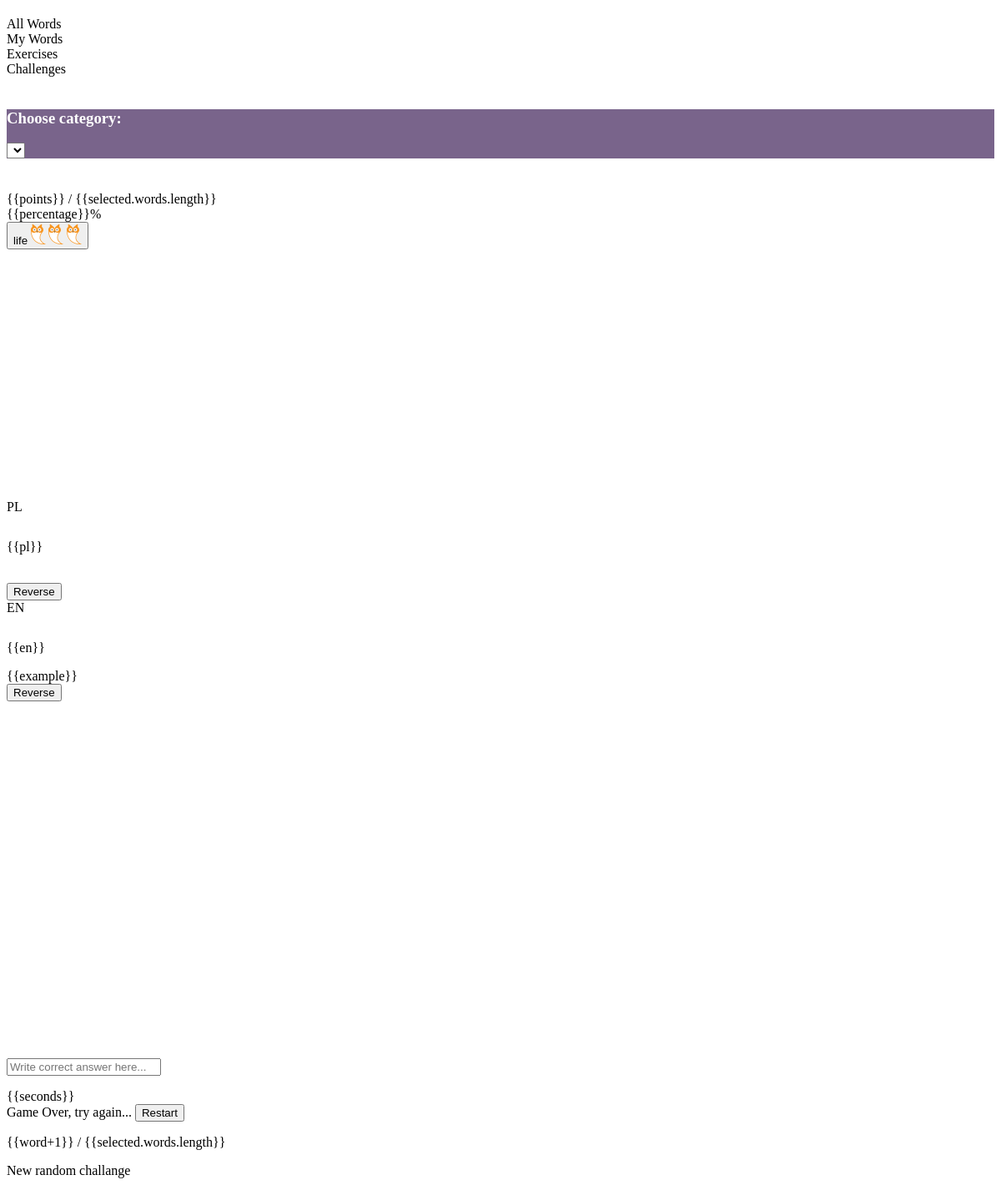
/sow_wyz.php, run on the app's committed database.
### tables this page shows
CREATE TABLE `langs` (
  `id` int(11) NOT NULL,
  `pl` text NOT NULL,
  `en` text NOT NULL
);

### ajax/db.php (called while the page is built, shortened)
<?php session_start();
    try { $db = new PDO('mysql:host=mysql4.mydevil.net;dbname=m1310_sowa;charset=utf8','m1310_sowa','1Milion$'); }
    catch (PDOException $e) { echo "Problem z DB"; die(); }
    function dcangaris ($x1) {
        $x2 = stripslashes(preg_replace("/'/",'&#39;',$x1));
        $x3 = stripslashes(preg_replace('/"/','&#34;',$x2));
        return ''.$x3;
    }
    function langs ($val) {
        if($val) {
            global $db;
            $stmt = $db->prepare("select count(id) from langs where pl = ?");
            $stmt->bindValue(1, $val, PDO::PARAM_STR);
            $stmt->execute();
            $pid =  $stmt->fetchColumn();
            if($pid > 0) {
                if($stmt = $db->prepare("select en,pl from langs where pl = ? limit 1")) {
                    $stmt->bindValue(1, $val, PDO::PARAM_STR);
                    $stmt->execute();
                    $line = $stmt->fetchAll(PDO::FETCH_ASSOC);
                    if($line[0]['en']) { return dcangaris($line[0]['en']); }
                    else { return dcangaris($line[0]['pl']); }
                }
            }
        }
    }
?>

### sow_wyz.php (the view, shortened to what this page needs)
<?php require_once("ajax/db.php"); ?>
<div id="sownik" class="row">
    <div class="navigacja col-xs-12 nopadding">
    <? require_once 'parts/menuWords.php'; ?>
    </div>
    <div style="padding-top: 20px;" class="col-xs-12">
        <div class="alert alert-warning" style="background-color:#79648b;">
            <h3 style="color:#fff!important;"><? echo langs("Wybierz kategorię słówek z ponizszych grup..."); ?></h3>
            <select class="form-control" ng-model="selected" ng-options="dict as (dict.id+'. '+dict.title+' ('+dict.description+')') group by (dict.nazwisko+' '+dict.imie) for dict in dicts track by dict.id"></select>
        </div>
    </div>
    <div style="padding-top:40px;" class="paski col-xs-12 carusel10">
        <div class="glowny col-md-9 col-xs-12 nopadding">
            <div class="kolko col-xs-3">{{points}} / {{selected.words.length}}</div>
            <div class="wynik col-xs-3">{{percentage}}%</div>
        </div>
        <div class="col-md-3 col-xs-12 nopadding">
            <button class="btn">
                life
                <img ng-if="life3" src="img/podstrony/mala_sowa.png" />
                <img ng-if="life2" src="img/podstrony/mala_sowa.png" />
                <img ng-if="life1" src="img/podstrony/mala_sowa.png" />
            </button>
        </div>
    </div>
    <div ng-if="game">
        <div style="height:300px;" ng-click="prevWord()" class="col-xs-1 nopadding"><i class="ico-middle cn-hand btn-link fa fa-3x fa-chevron-left"></i></div>
        <div class="flashcard col-xs-10 nopadding carusel10">
            <div class="flip-container">
                <div class="flipper">
                    <div ng-show="front">
                        <div ng-click="front =! front" class="fiszka">
                            <span>PL</span>
                            <p style="margin-top:30px" class="wordPL">{{pl}}</p>
                            <br>
                            <button><? echo langs("ODWRÓĆ"); ?></button>
                        </div>
                    </div>
                    <div ng-show="!front">
                        <div ng-click="front =! front" class="fiszka">
                            <span>EN</span>
                            <p style="margin-top:30px" class="wordEN">{{en}}</p>
                            <span>{{example}}</span>
                            <br>
                            <button><? echo langs("ODWRÓĆ"); ?></button>
                        </div>
                    </div>
                </div>
            </div>
        </div>
        <div style="height:300px;" ng-click="nextWord()" class="col-xs-1 nopadding"><i class="ico-middle btn-link cn-hand fa fa-3x fa-chevron-right"></i></div>
        <div style="padding-top: 20px!important;" class="odp col-xs-12 nopadding">
            <div class="col-xs-9 nopadding">
                <form ng-submit="checkAnswer(inputs.answer)"><input placeholder="<? echo langs("Wpisz tu poprawną odp..."); ?>" ng-model="inputs.answer" id="answer" role="textbox"></form>
            </div>
            <div class="timer col-xs-3 nopadding">
                <time ng-style="myStyle" class="cn-time">{{seconds}}</time>
            </div>
        </div>
    </div>
    <div class="col-xs-12" ng-if="gameOver">
        <div class="alert alert-danger"> <? echo langs("Game Over, try again..."); ?> <button ng-click="restart()" class="btn btn-warning"><i class="fa fa-repeat" aria-hidden="true"></i> Restart</button></div>
    </div>
    <div class="pagination col-xs-12">
        <div class="col-md-6 col-xs-12 col-md-push-6">
            <div ng-if="positionBar">
                <p><span class="offset">{{word+1}}</span><span> / </span><span class="maxWords">{{selected.words.length}}</span></p>
            </div>
        </div>
        <div class="col-md-4 col-xs-12 col-md-pull-6 nopadding">
            <a class="btn btn-warning" ng-click="getRandomWords();"><i class="fa fa-random" aria-hidden="true"></i> <? echo langs("Losuj nowe wyzwanie"); ?></a>
        </div>
    </div>
</div>

### parts/menuWords.php (shortened to what this page needs)
<div class="przyciski" style="margin-top:20px;">
    <div class="col-md-3 col-xs-12">
        <a ng-class="{active:path === 'words'}" class="btn btn-primary btn-block" ng-href="/#/words"><i class="fa fa-users" aria-hidden="true"></i> <? echo langs("Cały słownik"); ?></a>
    </div>
    <div class="col-md-3 col-xs-12">
        <a ng-class="{active:path === 'my-words'}" class="btn btn-info btn-block" ng-href="/#/my-words/{{UID}}"><i class="fa fa-user" aria-hidden="true"></i> <? echo langs("Mój słownik"); ?></a>
    </div>
    <div class="col-md-3  col-xs-12">
        <a ng-class="{active:path === 'flashcards'}" class="btn btn-warning btn-block" ng-href="/#/flashcards"><i class="fa fa-graduation-cap" aria-hidden="true"></i> <? echo langs("Ćwiczenia"); ?></a>
    </div>
    <div class="col-md-3 col-xs-12">
        <a ng-class="{active:path === 'flashcards-time'}" class="btn btn-danger btn-block" ng-href="/#/flashcards-time"><i class="fa fa-clock-o" aria-hidden="true"></i> <? echo langs("Wyzwania"); ?></a>
    </div>
</div>

### sow_wyz.php (style rules this page uses)
.flip-container { perspective: 1000; }
.flip-container, .front, .back { width: 100%; height: 350px; }
.flipper { transition: 0.6s; transform-style: preserve-3d; position: relative; }

### data on the page
langs: en "All Words"
langs: en "My Words"
langs: en "Exercises"
langs: en "Challenges"
langs: en "Choose category:"
langs: en "Reverse"
langs: en "Write correct answer here..."
langs: en "Game Over, try again..."
langs: en "New random challange"
